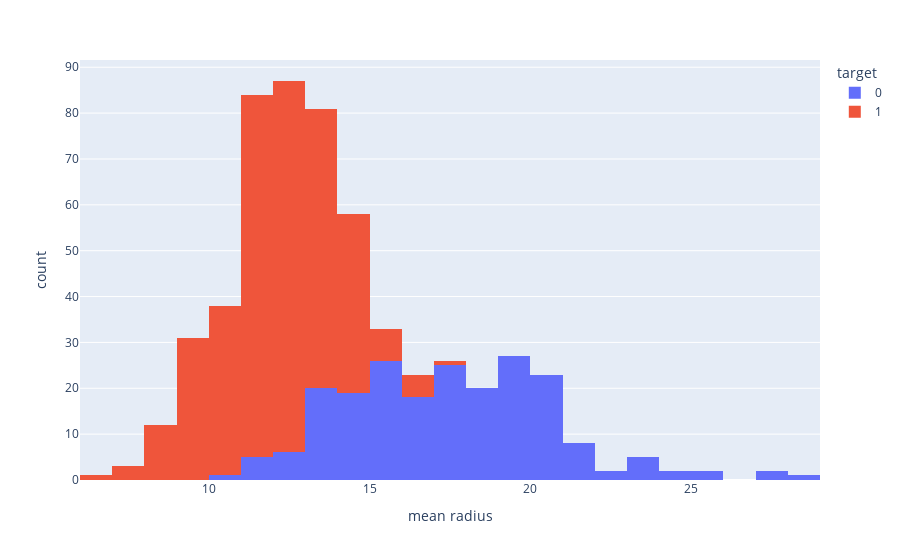

The cell this chart's notebook holds for it:
### Markdown cell above
**3. Dibuja con plotly los gráficos que creas necesarios para entender los datos.**

### Code cell
px.histogram(df, x='mean radius', color='target')
# 0: Benigno, 1: Maligno

### Figure 1 — Plotly figure (JSON) as saved in the notebook; plotly's stock layout.template omitted (floating-point values rounded to 4 significant figures; data arrays with more than 128 entries replaced by an {"elided": "..."} marker saying what was removed)
{"data": [{"alignmentgroup": "True", "bingroup": "x", "hovertemplate": "target=0<br>mean radius=%{x}<br>count=%{y}<extra></extra>", "legendgroup": "0", "marker": {"color": "#636efa"}, "name": "0", "offsetgroup": "0", "orientation": "v", "showlegend": true, "type": "histogram", "x": {"elided": "212 float values"}, "xaxis": "x", "yaxis": "y"}, {"alignmentgroup": "True", "bingroup": "x", "hovertemplate": "target=1<br>mean radius=%{x}<br>count=%{y}<extra></extra>", "legendgroup": "1", "marker": {"color": "#EF553B"}, "name": "1", "offsetgroup": "1", "orientation": "v", "showlegend": true, "type": "histogram", "x": {"elided": "357 float values"}, "xaxis": "x", "yaxis": "y"}], "layout": {"barmode": "relative", "legend": {"title": {"text": "target"}, "tracegroupgap": 0}, "margin": {"t": 60}, "xaxis": {"anchor": "y", "domain": [0, 1], "title": {"text": "mean radius"}}, "yaxis": {"anchor": "x", "domain": [0, 1], "title": {"text": "count"}}}}
